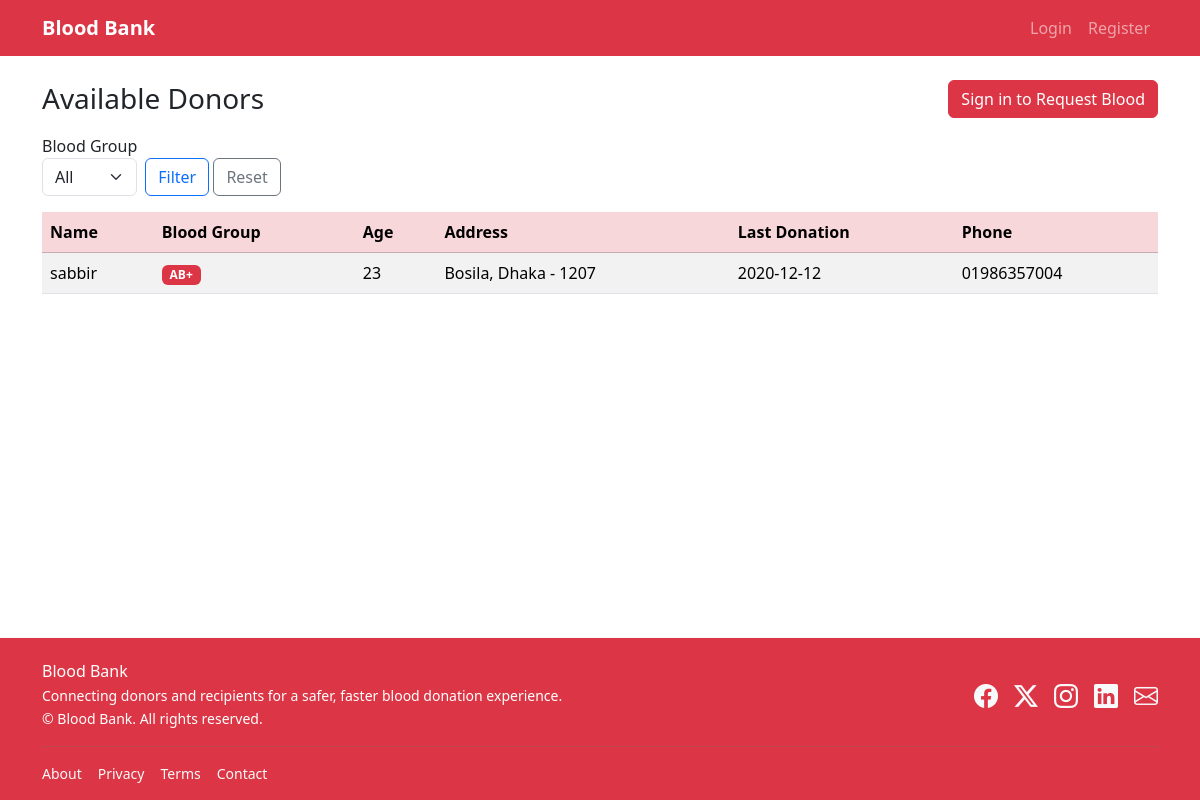
The page / on the database its author committed.
### core/models.py (models this page shows, shortened)
class Profile(models.Model):
    user = models.OneToOneField(User, on_delete=models.CASCADE)
    full_name = models.CharField(max_length=150)
    age = models.PositiveIntegerField(null=True, blank=True)
    address = models.TextField(blank=True)
    blood_group = models.CharField(max_length=3, choices=BLOOD_GROUPS, default='O+')
    last_donation_date = models.DateField(null=True, blank=True)
    available = models.BooleanField(default=False)
    phone = models.CharField(max_length=30, blank=True)

### core/views.py (the view)
# urls.py: path('', home, name='home'),
def home(request):
    form = BloodFilterForm(request.GET or None)
    donors = Profile.objects.filter(available=True).select_related('user').order_by('full_name')
    if form.is_valid():
        bg = form.cleaned_data.get('blood_group')
        if bg:
            donors = donors.filter(blood_group=bg)
    return render(request, 'home.html', {'donors': donors, 'form': form})

### core/forms.py
class BloodFilterForm(forms.Form):
    blood_group = forms.ChoiceField(choices=[('', 'All')] + BLOOD_GROUPS, required=False)

### core/templatetags/form_extras.py (called while the page is built)
@register.filter
def add_class(field, css):
    return field.as_widget(attrs={'class': css})

### templates/home.html
{% extends 'base.html' %}
{% load form_extras %}
{% block content %}
<div class="d-flex justify-content-between align-items-center mb-3">
  <h3 class="m-0">Available Donors</h3>
  <div>
    {% if user.is_authenticated %}
      <a href="{% url 'create_request' %}" class="btn btn-danger">Request Blood</a>
      <a href="{% url 'edit_profile' %}" class="btn btn-outline-secondary">Edit Profile</a>
    {% else %}
      <a href="{% url 'login' %}" class="btn btn-danger">Sign in to Request Blood</a>
    {% endif %}
  </div>
</div>
<form method="get" class="row gy-2 gx-2 align-items-end mb-3">
  <div class="col-auto">
    <label class="form-label mb-0">Blood Group</label>
    {{ form.blood_group|add_class:"form-select" }}
  </div>
  <div class="col-auto">
    <button class="btn btn-outline-primary">Filter</button>
    <a class="btn btn-outline-secondary" href="{% url 'home' %}">Reset</a>
  </div>
</form>
<div class="table-responsive">
<table class="table table-striped table-hover align-middle">
  <thead class="table-danger">
    <tr>
      <th>Name</th>
      <th>Blood Group</th>
      <th>Age</th>
      <th>Address</th>
      <th>Last Donation</th>
      <th>Phone</th>
    </tr>
  </thead>
  <tbody>
    {% for d in donors %}
      <tr>
        <td>{{ d.full_name }}</td>
        <td><span class="badge text-bg-danger">{{ d.blood_group }}</span></td>
        <td>{{ d.age|default:"-" }}</td>
        <td>{{ d.address|default:"-" }}</td>
        <td>{{ d.last_donation_date|date:"Y-m-d"|default:"-" }}</td>
        <td>{{ d.phone|default:"-" }}</td>
      </tr>
    {% empty %}
      <tr><td colspan="6" class="text-center text-muted">No donors found.</td></tr>
    {% endfor %}
  </tbody>
</table>
</div>
{% endblock %}

### rows shown on the page
Profile: full_name "sabbir", blood_group "AB+", age "23", address "Bosila, Dhaka - 1207", last_donation_date "2020-12-12", phone "01986357004"
